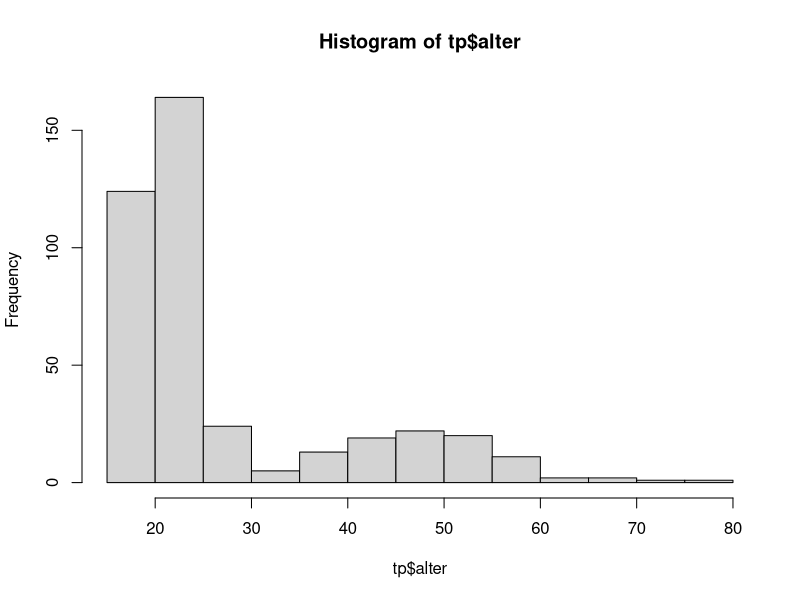
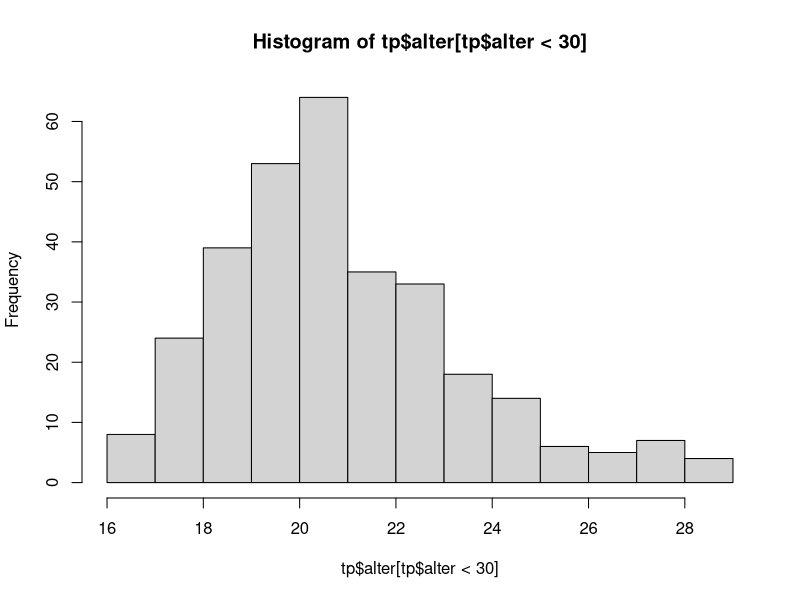
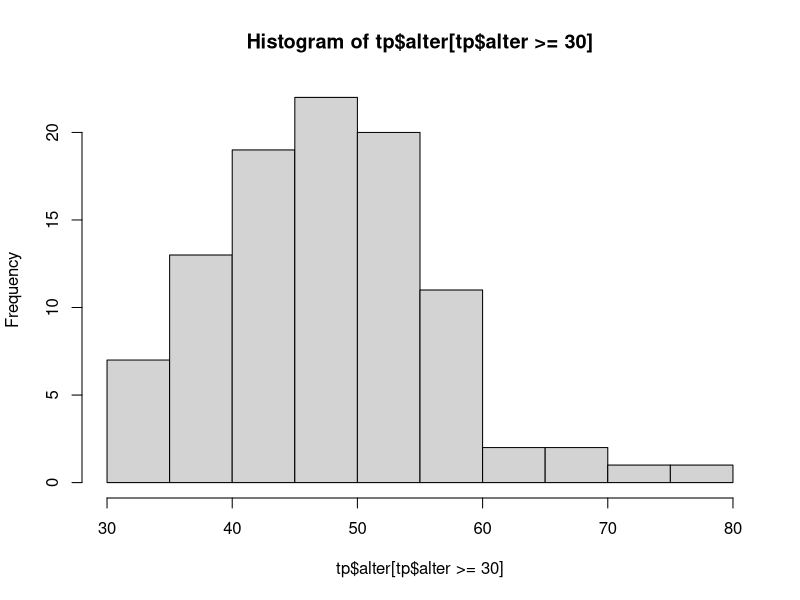
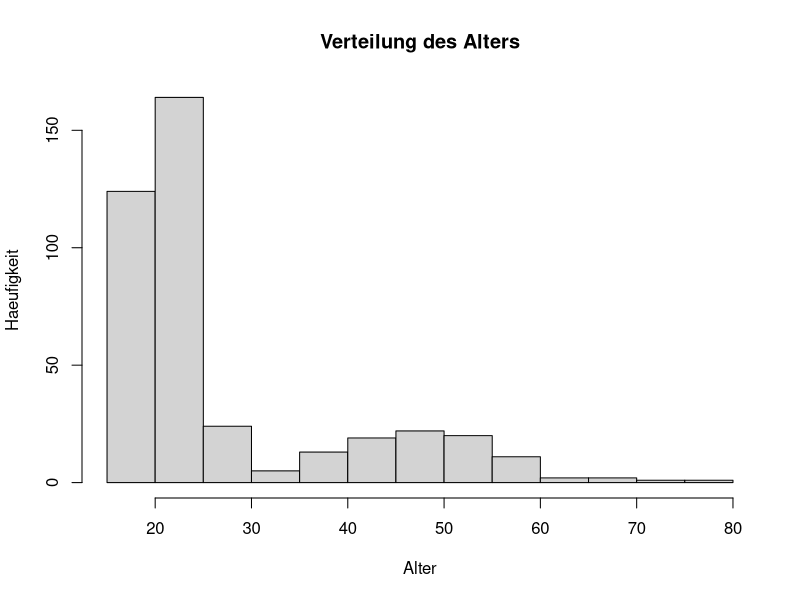
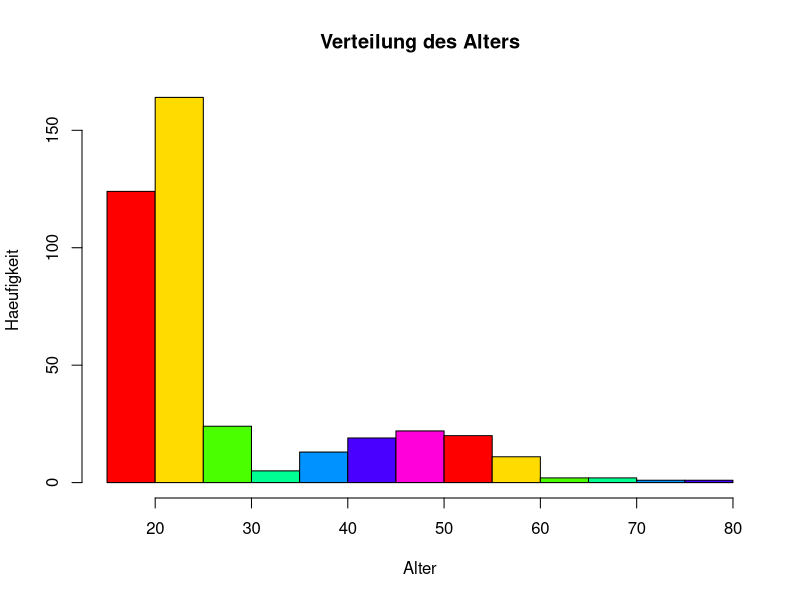
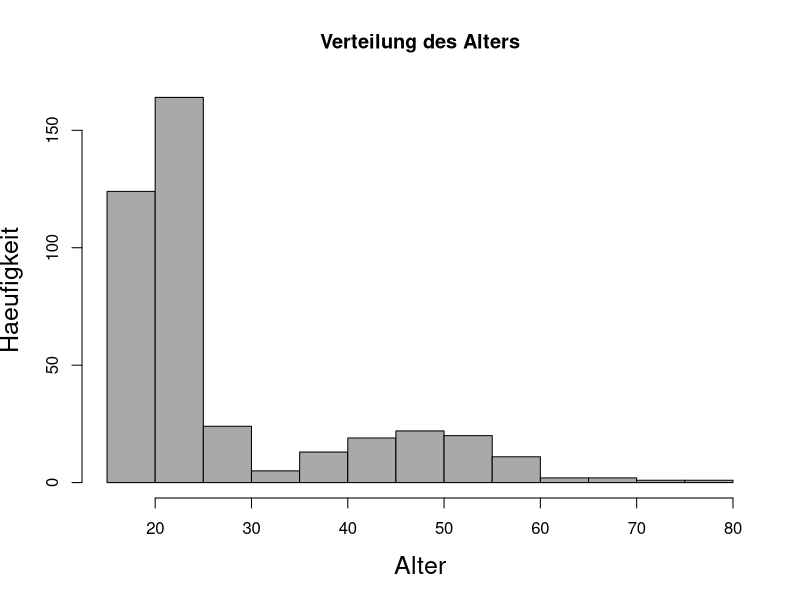

Reproduce these figures in R, in order.

## Praktischer Teil -- Termin 3

## Wir fangen an mit `data.frames` zu arbeiten! Aber:
## die Uebungen werden zunaechst noch Grundlagen der
## letzten Wochen aufarbeiten, d.h. wir arbeiten
## *eigentlich* erst mal noch mit Vektoren. Denn:
## Spalten in data.frames sind Vektoren!

## Zunaechst laden wir eine Datentabelle ein. Sie
## enthaelt Antworten von 409 Teilnehmenden einer
## Online-Untersuchung. (Dafuer muessen wir alle ein
## R-Studio Projekt anlegen, damit R-Studio weiss, wo
## es nach der Datei, die die Daten enthaelt, suchen
## muss.)

tp <- read.csv("technophobie.csv")

## Unter anderem wurden in der Studie Antworten auf
## eine Technophobieskala erfragt. Diese enthielt die
## folgenden Items:

## TP1 Irgendwie fuehle ich mich einfach aengstlich,
##     wenn ich auf einen Computer zugehe.

## TP2 Computer regen mich auf.

## TP3 Ich denke, die meisten Leute koennen einen
##     Computer besser bedienen als ich.

## TP4 Ich fuehle mich frustriert, wenn ich einen
##     Computer benutze.

## TP5 Wenn ich an Computer denke, werde ich nervoes.

## TP6 Computer schuechtern mich ein.

## TP7 Ich bin dagegen, dass Computer unser
##     alltaegliches Leben so bestimmen.

## TP8 Ich habe mehr Vertrauen zu einem Menschen als zu
##     einem Computer.

## TP9 Die Geldangelegenheiten von Menschen sollten
##     nicht von Computern erledigt werden.

## TP10 Ich fuehle mich wohl, wenn ich Computer benutze. (-)

## TP11 Computer machen den Alltag einfacher. (-)

## TP12 Ich finde es angenehm, dass Computer so bequem
##      sind. (-)

## Antworten wurden auf einer Likert-Skala mit 5
## Abstufungen gegeben; diese hatte an den Extremwerten
## die Beschriftungen "Trifft keinesfalls zu" (= 1) und
## "Trifft stark zu" (= 5). Items 10 - 12 sind negativ
## gepolt, d.h. hier zeigt staerkere Zustimmung
## *weniger* Technophobie an.



## Wir verschaffen uns zunaechst einen Ueberblick ueber
## die Daten.

## Wie viele Faelle gibt es
nrow(tp) # "Number of rows"

## Wie viele Variablen enthaelt die Tabelle
ncol(tp) # "Number of columns"

## Wie sehen die Daten aus
head(tp) # der "Kopf" der Daten; es gibt auch `tail()`

## Ausgabe der Variablennamen / Spalten
names(tp) # ein character Vektor!

## Mit der $-Notation koennen wir Daten auslesen
tp$alter # tp$alter ist ein Vektor! (enthaelt 1x NA)

## NA zeigt in R fehlende Werte an. Das hat einen
## Einfluss darauf, was wir mit dem Vektor machen
## koennen. Folgendes geht schief:

mean(tp$alter)

## Stattdessen:
mean(tp$alter, na.rm = TRUE)

## Ich kann mit der Funktion `is.na()` pruefen, ob ein
## Objekt NA Werte enthaelt. Die Ausgabe ist ein
## logischer Vektor:

is.na(tp$alter) # unuebersichtlich

## Besser:
sum(is.na(tp$alter))

## Das geht nicht:
tp$alter == NA # ups

## Mit der $-Notation koennen wir auch Spalten aendern
## bzw. hinzufuegen. Dafuer wird der Zugriff mit der
## "<-" Zuweisung kombiniert. Beispiel:

median_alter <- median(tp$alter, na.rm = TRUE)

## Was passiert, wenn wir »na.rm« weglassen?
median(tp$alter)

## Wir haengen die Info, ob jemand aelter ist als der
## Median an der data.frame an. Das geht mit der
## Zuweisung per <-
tp$aelter_als_median <- tp$alter > median_alter

## Betrachte Resultat:
head(tp, n = 12)

## Man kann einen "Median-Split" durchfuehren, indem
## man die Spalte »aelter_als_median« als
## Gruppierungsvariable verwendet. Median-Splits sind
## statistisch gesehen eher immer schlecht und sollten
## wenn moeglich vermieden werden.

## Die Funktion `hist()` malt ein Histogramm der Werte
## eines Vektors. Beispiel:
hist(tp$alter) # wohl keine Normalverteilung - bimodal?


###############
## Aufgabe 1 ##
###############

## (a) Was sollte die Ausgabe des folgenden Befehls
## ungefaehr sein - erst nachdenken, dann ausfuehren!

mean(tp$aelter_als_median, na.rm = TRUE)

## (b) Ist der Mediansplit optimal gewaehlt? Er soll
## die Stichprobe in zwei gleich grosse Gruppen
## einteilen und dafuer gibt es (zwei) verschiedene
## Moeglichkeiten. Habe ich die beste gewaehlt?

mean(tp$alter > median_alter, na.rm = TRUE)
mean(tp$alter >= median_alter, na.rm = TRUE)


###############
## Aufgabe 2 ##
###############



## (a) Gebt aus: Mittelwert, Mininum, Maximum und
## Standardabweichung des Alters

mean(tp$alter, na.rm = TRUE)
sd(tp$alter, na.rm = TRUE)
min(tp$alter, na.rm = TRUE)
max(tp$alter, na.rm = TRUE)

## (b) Wie hoch war der Anteil der Teilnehmenden, die
## aelter als 50 waren? [Nutzt eine logische Abfrage]
mean(tp$alter > 50, na.rm = TRUE)

## (c) War die Verteilung des Alters bimodal? Gebt ein
## Histogramm des Alters aller Teilnehmenden unter 30
## Jahren aus, sowie ein Histogramm des Alters aller
## Teilnehmenden, die mindestens 30 Jahre alt waren.

hist(tp$alter[tp$alter < 30])
hist(tp$alter[tp$alter >= 30]) ## beachtet y-Achse!

## Zusatzinfo: So koennen wir Histogramme beschriften:
hist(tp$alter, ylab = "Haeufigkeit",
     main = "Verteilung des Alters",
     xlab = "Alter")

## Und farbig machen:
hist(tp$alter, ylab = "Haeufigkeit",
     main = "Verteilung des Alters",
     xlab = "Alter", col = rainbow(7))

## Ernste Farben + Anpassung der Groesse der 
## Achsenbeschriftung
hist(tp$alter, ylab = "Haeufigkeit",
     main = "Verteilung des Alters",
     xlab = "Alter", col = "darkgrey",
     cex.lab = 1.5)


###############
## Aufgabe 3 ##
###############

## (a) Welche Werte nahm die Variable tp$geschlecht an?
## Info: tp$geschlecht hat den Datentyp `factor`, was
## kategorielle Daten anzeigt. (Nominalskala)

tp$geschlecht # Betrachte: levels

## Nuetzliche Alternativen:
unique(tp$geschlecht)
table(tp$geschlecht)

## (b) Wie war die prozentuale Verteilung des Geschlechts?

## Hinweis: Man kann Vektoren vom Typ `factor` (also
## etwa den Vektor `tp$geschlecht`) auf Gleichheit
## ueberpruefen, indem man die Faktorlabels in
## Anfuerungszeichen angibt, also etwa `meinVektor ==
## "weiblich"`.

mean(tp$geschlecht == "weiblich") * 100
mean(tp$geschlecht == "maennlich") * 100
